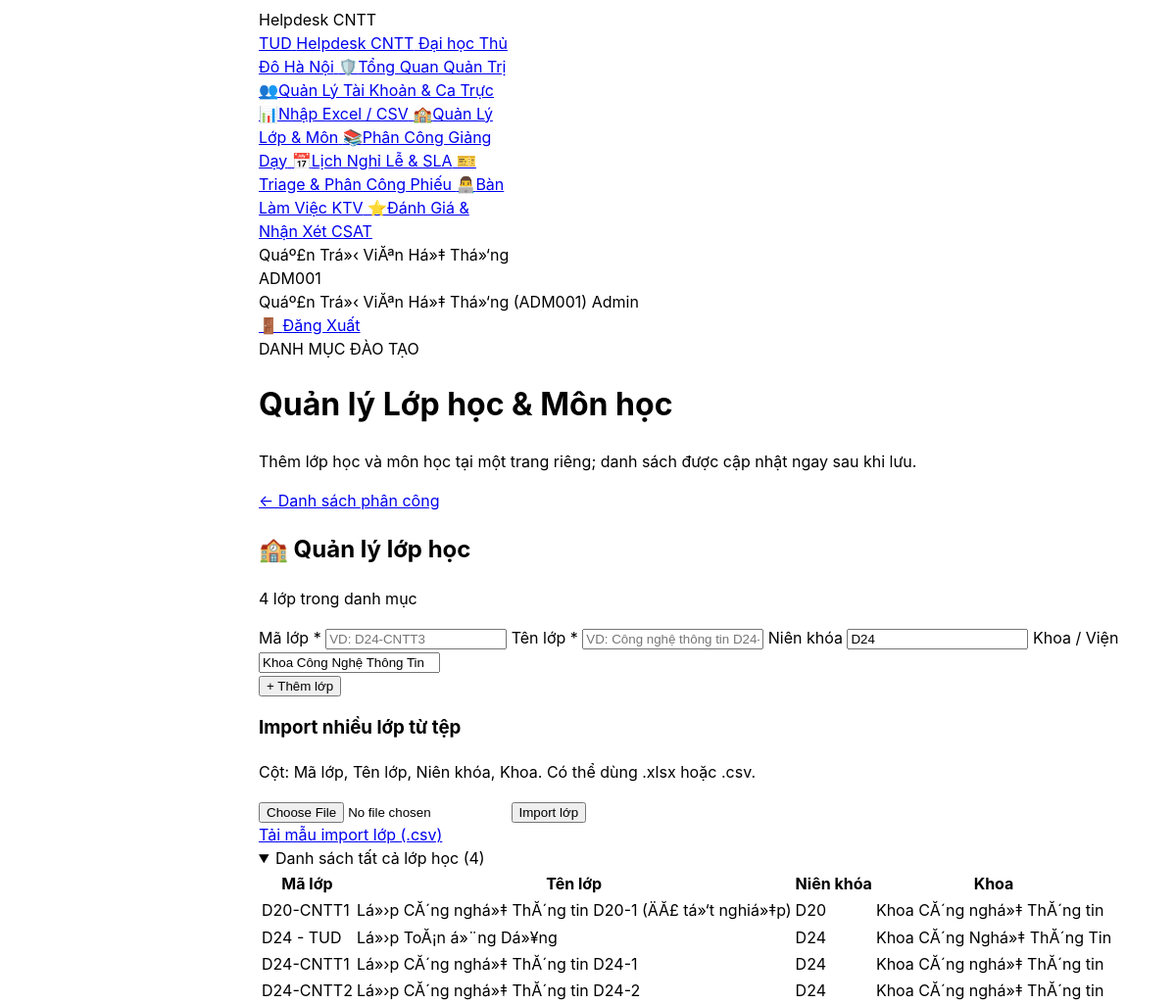
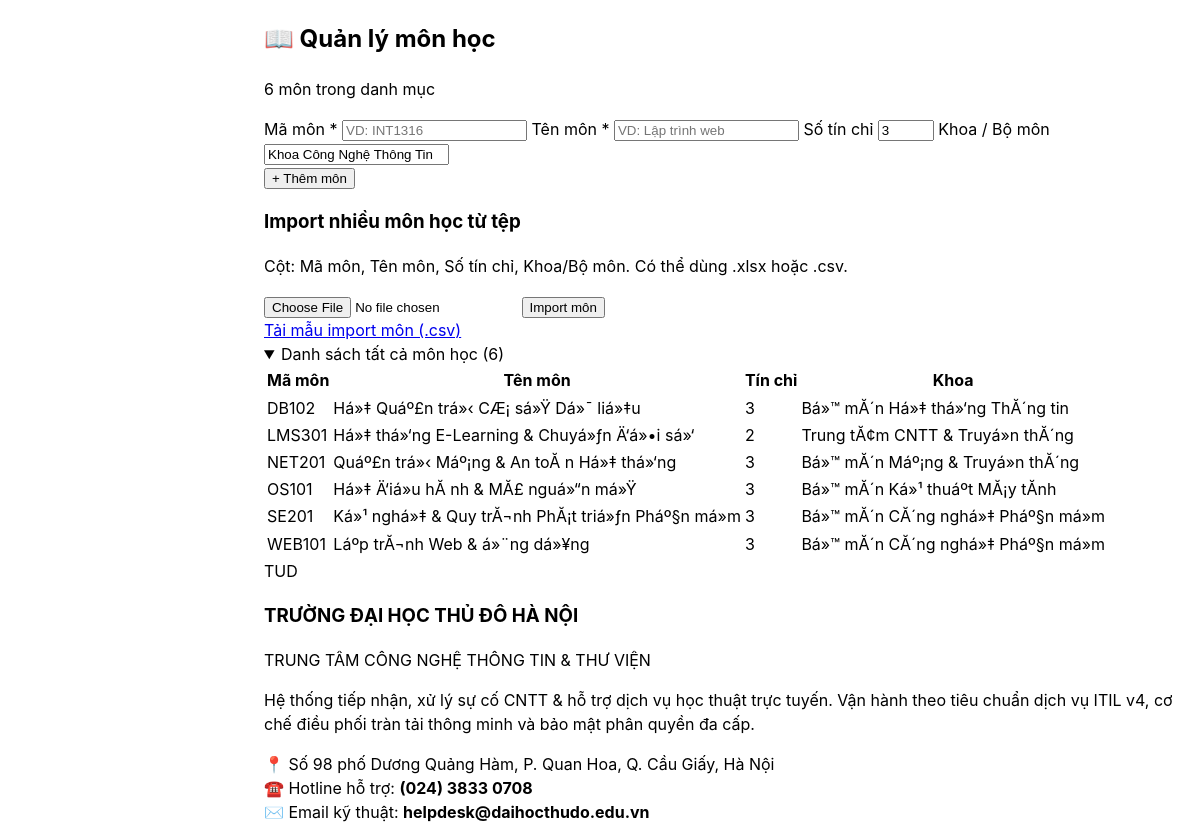
The page /assignments/index.php?action=manage_catalog (signed in, upper part) on the database as committed earlier (2 pictures, top to bottom).
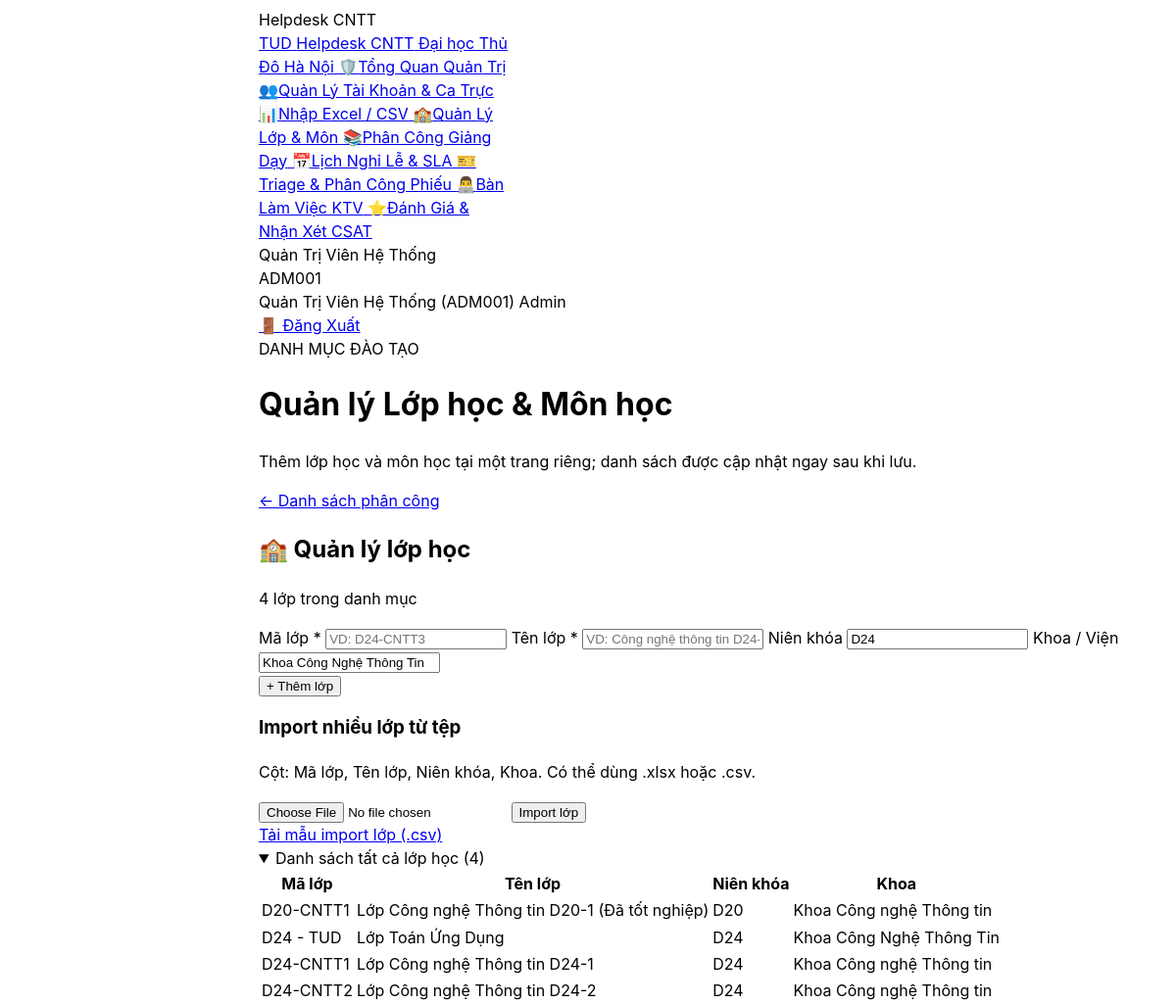
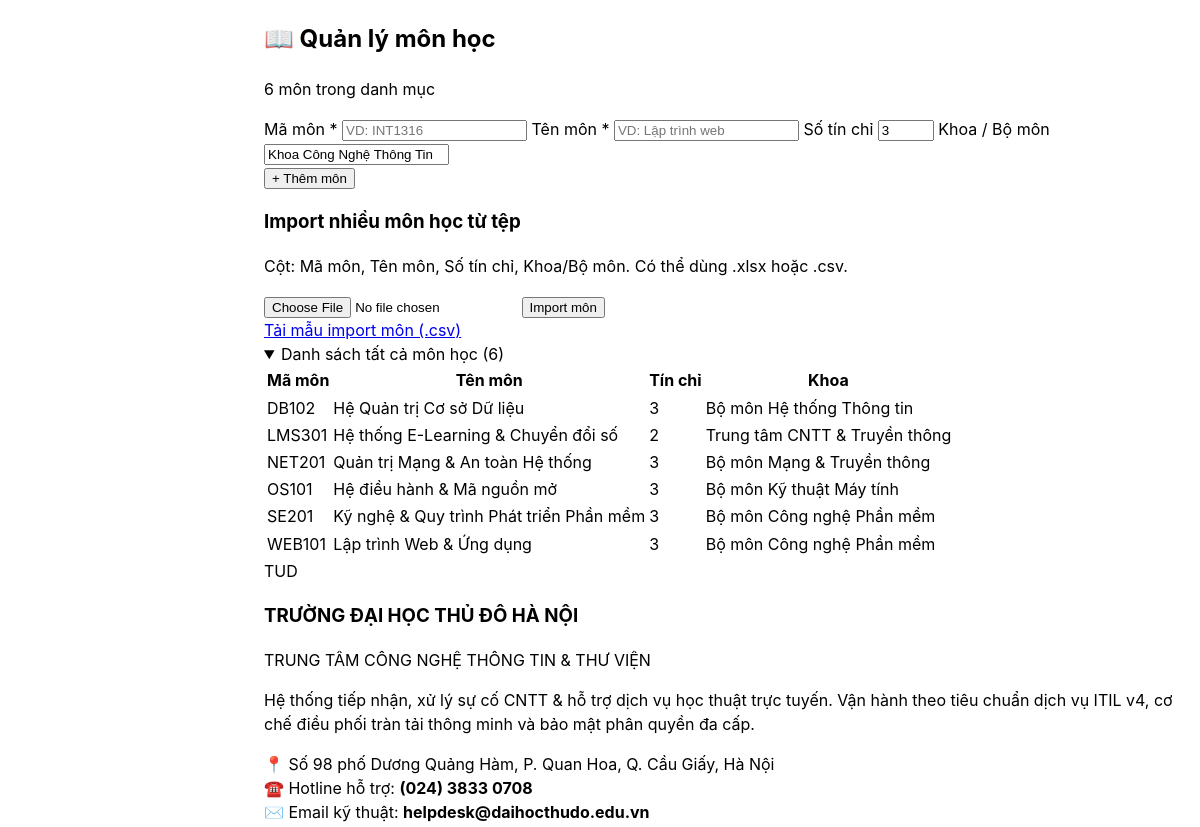
The same page on the database as committed later (2 pictures, top to bottom).
### tables this page shows
CREATE TABLE `classes` (
  `id` int(10) unsigned NOT NULL AUTO_INCREMENT,
  `class_code` varchar(30) NOT NULL,
  `name` varchar(100) NOT NULL,
  `cohort` varchar(20) NOT NULL DEFAULT 'D24',
  `faculty` varchar(100) NOT NULL DEFAULT 'Khoa Công nghệ Thông tin',
  `academic_year` varchar(30) NOT NULL DEFAULT '2024-2028',
  `created_at` datetime NOT NULL DEFAULT current_timestamp(),
  PRIMARY KEY (`id`),
  UNIQUE KEY `uq_classes_code` (`class_code`)
);

CREATE TABLE `courses` (
  `id` int(10) unsigned NOT NULL AUTO_INCREMENT,
  `course_code` varchar(30) NOT NULL,
  `name` varchar(100) NOT NULL,
  `credits` tinyint(3) unsigned NOT NULL DEFAULT 3,
  `department` varchar(100) NOT NULL DEFAULT 'Bộ môn Công nghệ Phần mềm',
  `created_at` datetime NOT NULL DEFAULT current_timestamp(),
  PRIMARY KEY (`id`),
  UNIQUE KEY `uq_courses_code` (`course_code`)
);

### app/Controllers/Lecturer/CourseAssignmentController.php (called while the page is built, shortened)
<?php
require_once __DIR__ . '/../../Models/CourseAssignment.php';
class CourseAssignmentController
{
    public function manageCatalog(): void
    {
        $classes = CourseAssignment::getAllClasses();
        $courses = CourseAssignment::getAllCourses();
        $flash = $_SESSION['flash'] ?? null;
        $importedList = $flash['imported_list'] ?? null;
        require __DIR__ . '/../../../views/lecturer/assignments/catalog.php';
    }
}

### assignments/index.php (called while the page is built, shortened)
<?php
require_once __DIR__ . '/../app/Controllers/Lecturer/CourseAssignmentController.php';
$action = $_GET['action'] ?? 'index';
$controller = new CourseAssignmentController();
match ($action) {
    'create'             => $controller->create(),
    'edit'               => $controller->edit(),
    'delete'             => $controller->delete(),
    'export_csv'         => $controller->exportCsv(),
    'toggle_lock'        => $controller->toggleLock(),
    'manage_catalog'     => $controller->manageCatalog(),
    'add_class'          => $controller->addClass(),
    'add_course'         => $controller->addCourse(),
    'import_classes'     => $controller->importClasses(),
    'import_courses'     => $controller->importCourses(),
    'import_assignments' => $controller->importAssignments(),
    'download_template'  => $controller->downloadTemplate(),
    default              => $controller->index(),
};

### config/database.php (called while the page is built, shortened)
<?php
if (!function_exists('db')) {
    function db(): PDO {
        static $pdo = null;
        if ($pdo !== null) {
            return $pdo;
        }
        if (class_exists('App\Core\Database')) {
            $pdo = \App\Core\Database::getConnection();
            return $pdo;
        }
        return $pdo;
    }
}
if (!function_exists('get_app_base_url')) {
    function get_app_base_url(): string {
        $docRoot = str_replace('\\', '/', realpath($_SERVER['DOCUMENT_ROOT'] ?? '') ?: ($_SERVER['DOCUMENT_ROOT'] ?? ''));
        $appRoot = str_replace('\\', '/', realpath(__DIR__ . '/..') ?: dirname(__DIR__));
        if ($docRoot && str_starts_with($appRoot, $docRoot)) {
            $rel = substr($appRoot, strlen($docRoot));
            $base = '/' . trim(str_replace('\\', '/', $rel), '/') . '/';
            return str_replace('//', '/', $base);
        }
        return '/';
    }
}
return [
    'driver'    => 'mysql',
    'host'      => '127.0.0.1',
    'port'      => 3306,
    'database'  => 'helpdesk_thudo',
    'username'  => 'root',
    'password'  => '12345678',
    'charset'   => 'utf8mb4',
    'collation' => 'utf8mb4_unicode_ci',
    'options'   => [
        PDO::ATTR_ERRMODE            => PDO::ERRMODE_EXCEPTION,
        PDO::ATTR_DEFAULT_FETCH_MODE => PDO::FETCH_ASSOC,
        PDO::ATTR_EMULATE_PREPARES   => true,
    ],
];

### app/Models/CourseAssignment.php (called while the page is built, shortened)
<?php
require_once __DIR__ . '/../../config/database.php';
class CourseAssignment
{
    public static function getAllClasses(): array
    {
        $stmt = db()->prepare("SELECT id, class_code, name, cohort, faculty AS department FROM classes ORDER BY class_code");
        $stmt->execute();
        return $stmt->fetchAll();
    }
    public static function getAllCourses(): array
    {
        $stmt = db()->prepare("SELECT id, course_code, name, credits, department FROM courses ORDER BY course_code");
        $stmt->execute();
        return $stmt->fetchAll();
    }
}

### views/lecturer/assignments/catalog.php (the view, shortened to what the changed rows need)
<?php
$pageTitle = 'Quản lý Lớp học & Môn học';
require_once __DIR__ . '/../../../config/database.php';
?>
<!DOCTYPE html>
<html lang="vi">
<head>
    <script src="https://www.gstatic.com/antigravity/web/dev/tailwindcss.min.js"></script>
</head>
<body class="bg-slate-50 text-slate-800 font-sans antialiased min-h-screen flex flex-col justify-between">
<?php require_once __DIR__ . '/../../../includes/navbar.php'; ?>
<main class="flex-1 max-w-7xl mx-auto w-full px-4 sm:px-6 lg:px-8 py-6 space-y-6">
    <div class="bg-gradient-to-r from-slate-900 via-indigo-950 to-slate-900 text-white rounded-3xl p-6 shadow-md border border-indigo-900/50 flex flex-col md:flex-row md:items-center justify-between gap-4">
        <div>
            <h1 class="text-2xl font-black mt-2"><?= htmlspecialchars($pageTitle) ?></h1>
        </div>
    </div>
    <div class="grid grid-cols-1 xl:grid-cols-2 gap-6">
        <section class="bg-white border border-slate-200 rounded-3xl p-6 shadow-sm space-y-5">
            <div class="flex items-center justify-between border-b border-slate-100 pb-3">
                <div>
                    <h2 class="text-lg font-black text-slate-900">🏫 Quản lý lớp học</h2>
                </div>
            </div>
            <details class="group" <?= ($importedList['type'] ?? '') === 'classes' ? '' : 'open' ?>>
                <div class="overflow-x-auto border border-slate-100 rounded-xl mt-2">
                <table class="w-full text-left text-xs">
                    <thead class="bg-slate-50 text-slate-600">
                        <tr>
                            <th class="px-3 py-2.5">Mã lớp</th>
                            <th class="px-3 py-2.5">Tên lớp</th>
                            <th class="px-3 py-2.5">Niên khóa</th>
                            <th class="px-3 py-2.5">Khoa</th>
                        </tr>
                    </thead>
                    <tbody class="divide-y divide-slate-100">
                        <?php if (empty($classes)): ?>
                            <tr><td colspan="4" class="px-3 py-5 text-center text-slate-400">Chưa có lớp học.</td></tr>
                        <?php else: ?>
                            <?php foreach ($classes as $class): ?>
                                <tr>
                                    <td class="px-3 py-2.5 font-mono font-bold text-indigo-700"><?= htmlspecialchars($class['class_code']) ?></td>
                                    <td class="px-3 py-2.5"><?= htmlspecialchars($class['name']) ?></td>
                                    <td class="px-3 py-2.5"><?= htmlspecialchars($class['cohort'] ?? '') ?></td>
                                    <td class="px-3 py-2.5"><?= htmlspecialchars($class['department'] ?? '') ?></td>
                                </tr>
                            <?php endforeach; ?>
                        <?php endif; ?>
                    </tbody>
                </table>
                </div>
            </details>
        </section>
        <section class="bg-white border border-slate-200 rounded-3xl p-6 shadow-sm space-y-5">
            <div class="flex items-center justify-between border-b border-slate-100 pb-3">
                <div>
                    <h2 class="text-lg font-black text-slate-900">📖 Quản lý môn học</h2>
                </div>
            </div>
            <details class="group" <?= ($importedList['type'] ?? '') === 'courses' ? '' : 'open' ?>>
                <div class="overflow-x-auto border border-slate-100 rounded-xl mt-2">
                <table class="w-full text-left text-xs">
                    <thead class="bg-slate-50 text-slate-600">
                        <tr>
                            <th class="px-3 py-2.5">Mã môn</th>
                            <th class="px-3 py-2.5">Tên môn</th>
                            <th class="px-3 py-2.5 text-center">Tín chỉ</th>
                            <th class="px-3 py-2.5">Khoa</th>
                        </tr>
                    </thead>
                    <tbody class="divide-y divide-slate-100">
                        <?php if (empty($courses)): ?>
                            <tr><td colspan="4" class="px-3 py-5 text-center text-slate-400">Chưa có môn học.</td></tr>
                        <?php else: ?>
                            <?php foreach ($courses as $course): ?>
                                <tr>
                                    <td class="px-3 py-2.5 font-mono font-bold text-indigo-700"><?= htmlspecialchars($course['course_code']) ?></td>
                                    <td class="px-3 py-2.5"><?= htmlspecialchars($course['name']) ?></td>
                                    <td class="px-3 py-2.5 text-center"><?= (int) $course['credits'] ?></td>
                                    <td class="px-3 py-2.5"><?= htmlspecialchars($course['department'] ?? '') ?></td>
                                </tr>
                            <?php endforeach; ?>
                        <?php endif; ?>
                    </tbody>
                </table>
                </div>
            </details>
        </section>
    </div>
</main>
</body>
</html>

### includes/navbar.php (shortened to what the changed rows need)
<?php
require_once __DIR__ . '/../config/database.php';
$appBase = get_app_base_url();
$currentUser = $_SESSION['user'] ?? null;
$isLoggedIn  = !empty($currentUser);
$userRole    = $currentUser['role'] ?? 'guest';
$userType    = $currentUser['user_type'] ?? 'guest';
$hasFixedSidebar = $isLoggedIn;
$requestPath = parse_url($_SERVER['REQUEST_URI'] ?? '', PHP_URL_PATH) ?: '';
$appPath = rtrim((string)(parse_url($appBase, PHP_URL_PATH) ?: '/'), '/');
$currentPage = ltrim(substr($requestPath, strlen($appPath)), '/');
$currentAction = (string)($_GET['action'] ?? $_POST['action'] ?? '');
$navAttributes = static function (array $paths, ?array $actions = null) use ($currentPage, $currentAction): string {
    $isActive = in_array($currentPage, $paths, true)
        && ($actions === null || in_array($currentAction, $actions, true));
    $classes = $isActive
        ? 'px-3 py-1.5 rounded-lg font-bold text-white bg-slate-800 border-l-2 border-indigo-400 transition flex items-center gap-1.5'
        : 'px-3 py-1.5 rounded-lg font-semibold text-slate-200 hover:text-white hover:bg-slate-800 transition flex items-center gap-1.5';
    return 'class="' . $classes . '"' . ($isActive ? ' aria-current="page"' : '');
};
?>
<script src="https://www.gstatic.com/antigravity/web/dev/tailwindcss.min.js"></script>
<header class="bg-slate-900 border-b border-slate-800 text-slate-100 sticky top-0 z-[70] shadow-md relative">
    <div class="max-w-7xl mx-auto px-4 sm:px-6 lg:px-8">
        <div class="flex items-center justify-between min-h-14">
            <?php if ($hasFixedSidebar): ?>
                <nav aria-label="Điều hướng chính" class="app-role-sidebar fixed top-0 bottom-0 left-0 z-[80] flex flex-col overflow-y-auto bg-slate-900 p-4 shadow-2xl ring-1 ring-white/10 items-stretch gap-1 text-sm">
            <?php else: ?>
                <nav id="primary-navigation" aria-label="Điều hướng chính" class="flex min-w-0 flex-1 items-center gap-1 overflow-x-auto px-2 text-sm">
            <?php endif; ?>
                <?php if ($hasFixedSidebar): ?>
                    <div class="sidebar-user-copy mt-auto border-t border-slate-700/80 pt-4 text-xs text-slate-200">
                        <div class="truncate font-semibold"><?php echo htmlspecialchars($currentUser['name']); ?></div>
                        <div class="mt-1 text-slate-400"><?php echo htmlspecialchars($currentUser['user_code']); ?></div>
                    </div>
                <?php endif; ?>
            </nav>
            <div class="flex items-center gap-2 shrink-0">
                <?php if ($isLoggedIn): ?>
                    <div class="hidden sm:flex items-center gap-2 bg-slate-800/80 border border-slate-700/80 px-3 py-1 rounded-xl text-xs">
                        <span class="font-semibold text-white"><?php echo htmlspecialchars($currentUser['name']); ?></span>
                        <span class="text-slate-400 font-mono text-[11px]">(<?php echo htmlspecialchars($currentUser['user_code']); ?>)</span>
                        <span class="px-1.5 py-0.5 rounded bg-indigo-500/20 text-indigo-300 text-[10px] font-bold uppercase">
                            <?php
                            if ($userRole === 'admin') echo 'Admin';
                            elseif ($userRole === 'agent') echo 'KTV';
                            elseif ($userType === 'lecturer') echo 'Giảng Viên';
                            else echo 'Sinh Viên';
                            ?>
                        </span>
                    </div>
                    <a href="<?php echo $appBase; ?>index.php?action=logout"
                       aria-label="Đăng xuất" title="Đăng xuất"
                       onclick="return confirm('Bạn có chắc chắn muốn đăng xuất?');"
                       class="px-2 sm:px-2.5 py-1.5 bg-rose-600/20 hover:bg-rose-600 text-rose-300 hover:text-white border border-rose-500/30 rounded-xl text-xs font-bold transition flex items-center gap-1">
                        <span>🚪</span> <span class="hidden sm:inline">Đăng Xuất</span>
                    </a>
                <?php else: ?>
                    <a href="<?php echo $appBase; ?>index.php" aria-label="Đăng nhập" class="px-3 sm:px-4 py-1.5 bg-indigo-600 hover:bg-indigo-500 text-white font-bold rounded-xl text-xs transition shadow-sm">
                        🔑 <span class="sr-only sm:not-sr-only">Đăng Nhập</span>
                    </a>
                <?php endif; ?>
            </div>
        </div>
    </div>
</header>

Rows that differ between the two databases and show on the page:
changed classes "D20-CNTT1": name "Lá»›p CĂ´ng nghá»‡ ThĂ´ng tin D20-1 (ÄĂ£ tá»‘t nghiá»‡p)" → "Lớp Công nghệ Thông tin D20-1 (Đã tốt nghiệp)"; faculty "Khoa CĂ´ng nghá»‡ ThĂ´ng tin" → "Khoa Công nghệ Thông tin"
changed classes "D24 - TUD": name "Lá»›p ToĂ¡n á»¨ng Dá»¥ng" → "Lớp Toán Ứng Dụng"; faculty "Khoa CĂ´ng Nghá»‡ ThĂ´ng Tin" → "Khoa Công Nghệ Thông Tin"
changed classes "D24-CNTT1": name "Lá»›p CĂ´ng nghá»‡ ThĂ´ng tin D24-1" → "Lớp Công nghệ Thông tin D24-1"; faculty "Khoa CĂ´ng nghá»‡ ThĂ´ng tin" → "Khoa Công nghệ Thông tin"
changed classes "D24-CNTT2": name "Lá»›p CĂ´ng nghá»‡ ThĂ´ng tin D24-2" → "Lớp Công nghệ Thông tin D24-2"; faculty "Khoa CĂ´ng nghá»‡ ThĂ´ng tin" → "Khoa Công nghệ Thông tin"
changed courses "DB102": name "Há»‡ Quáº£n trá»‹ CÆ¡ sá»Ÿ Dá»¯ liá»‡u" → "Hệ Quản trị Cơ sở Dữ liệu"; department "Bá»™ mĂ´n Há»‡ thá»‘ng ThĂ´ng tin" → "Bộ môn Hệ thống Thông tin"
changed courses "LMS301": name "Há»‡ thá»‘ng E-Learning & Chuyá»ƒn Ä‘á»•i sá»‘" → "Hệ thống E-Learning & Chuyển đổi số"; department "Trung tĂ¢m CNTT & Truyá»n thĂ´ng" → "Trung tâm CNTT & Truyền thông"
changed courses "NET201": name "Quáº£n trá»‹ Máº¡ng & An toĂ n Há»‡ thá»‘ng" → "Quản trị Mạng & An toàn Hệ thống"; department "Bá»™ mĂ´n Máº¡ng & Truyá»n thĂ´ng" → "Bộ môn Mạng & Truyền thông"
changed courses "OS101": name "Há»‡ Ä‘iá»u hĂ nh & MĂ£ nguá»“n má»Ÿ" → "Hệ điều hành & Mã nguồn mở"; department "Bá»™ mĂ´n Ká»¹ thuáº­t MĂ¡y tĂ­nh" → "Bộ môn Kỹ thuật Máy tính"
changed courses "SE201": name "Ká»¹ nghá»‡ & Quy trĂ¬nh PhĂ¡t triá»ƒn Pháº§n má»m" → "Kỹ nghệ & Quy trình Phát triển Phần mềm"; department "Bá»™ mĂ´n CĂ´ng nghá»‡ Pháº§n má»m" → "Bộ môn Công nghệ Phần mềm"
changed courses "WEB101": name "Láº­p trĂ¬nh Web & á»¨ng dá»¥ng" → "Lập trình Web & Ứng dụng"; department "Bá»™ mĂ´n CĂ´ng nghá»‡ Pháº§n má»m" → "Bộ môn Công nghệ Phần mềm"
Other text that changed with them:
$currentUser['name']: "Quáº£n Trá»‹ ViĂªn Há»‡ Thá»‘ng" → "Quản Trị Viên Hệ Thống"
